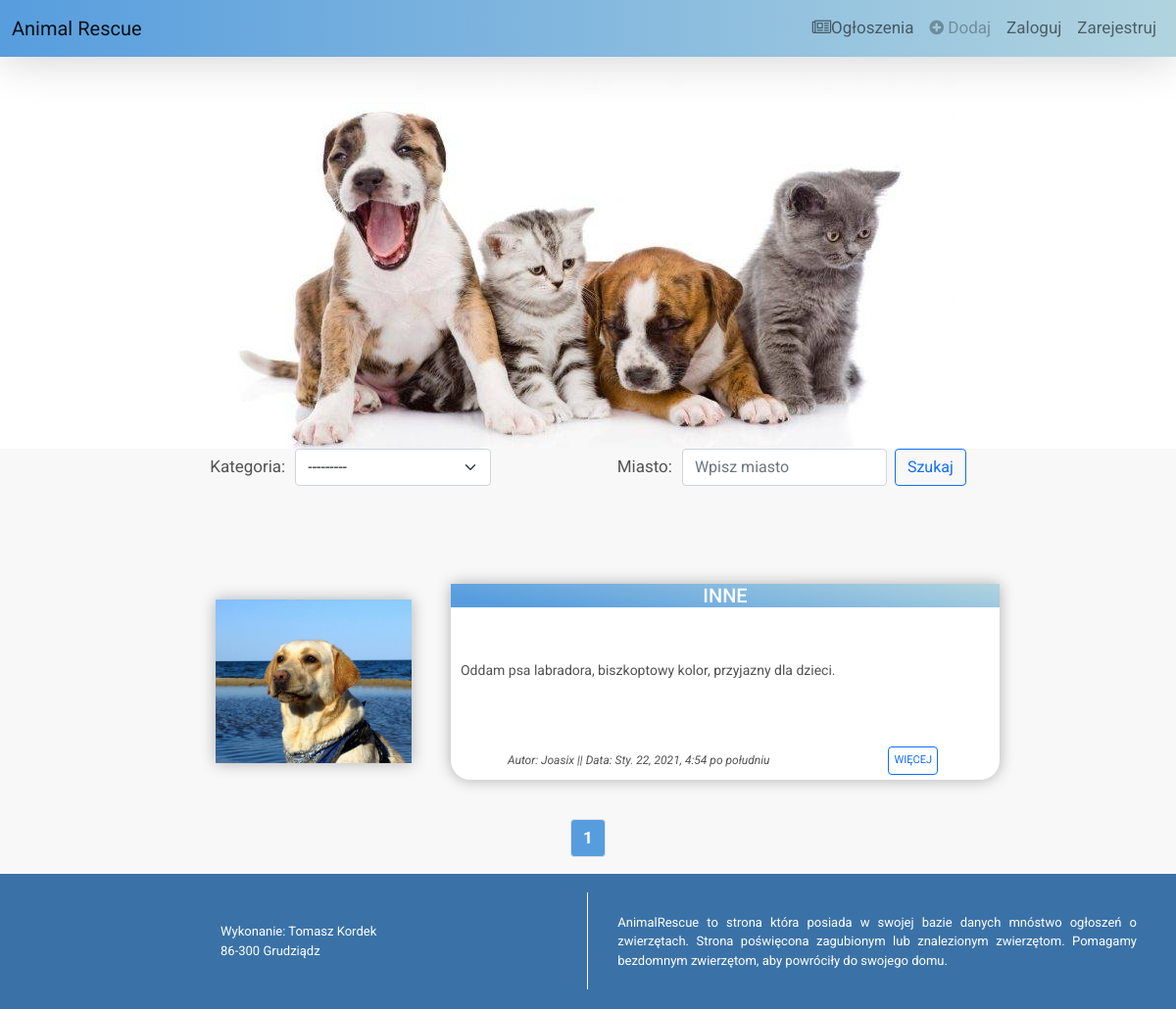
The app's page /current/other/ with its own data.
### index/models.py (models this page shows, shortened)
class ToDo(models.Model):
    Miasto = models.CharField(max_length=25, help_text='Podać miasto')
    Lokalizacja = models.CharField(max_length=50, blank=True, help_text='<b>* Pole niewymagane</b><br>Podać lokalizację(np. ulica)')
    Opis = models.TextField(help_text='Podaj dokładny opis') #jezeli nie chce to nie musi uzupelniac
    Zdjęcie = models.ImageField(upload_to='index/pictures', blank=True, help_text='<b>* Pole niewymagane</b><br>Wklej zdjęcie')
    created=models.DateTimeField(auto_now_add=True)
    user = models.ForeignKey(User, on_delete=models.CASCADE)
    Kategoria = models.CharField(max_length=15, choices=TITLE_CHOICES, help_text='Wybierz kategorie ogłoszenia')
    Kontakt = models.CharField(max_length=30, blank=True, help_text='<b>* Pole niewymagane</b><br>Numer kontaktowy, mail itp.')
    Akceptacja = models.CharField(max_length=15, choices=ACCEPT_CHOICES, blank=True)

### index/views.py (the view)
# urls.py: path('current/other/', views.currentsother, name='currentsother'),
def currentsother(request):
    TODOS = ToDo.objects.filter(Kategoria='INNE', Akceptacja='TAK').order_by('-created')
    paginator = Paginator(TODOS, 3)
    page = request.GET.get('page')
    TODOS = paginator.get_page(page)
    return render(request,'index/currentsother.html', {'TODOS':TODOS})

### index/templates/index/currentsother.html (shortened to what this page needs)
{% extends 'index/base_current.html' %}
{% load static %}

### index/templates/index/base_current.html (shortened to what this page needs)
{% load static %}
<!doctype html>
<html lang="en">
  <head>
    <link href="https://cdn.jsdelivr.net/npm/bootstrap@5.0.0-beta1/dist/css/bootstrap.min.css" rel="stylesheet">
    <link rel="stylesheet" href="https://cdnjs.cloudflare.com/ajax/libs/font-awesome/4.7.0/css/font-awesome.min.css">
    <link href="{% static 'css/style.css' %}" rel="stylesheet">
  </head>
<body>
<section id="top">
  <nav class="navbar navbar-expand-lg navbar-light">
    <div class="container-fluid">
      <a class="navbar-brand" href="{% url 'index' %}">Animal Rescue</a>
        <div class="collapse navbar-collapse justify-content-end" id="navbarNav">
          <ul class="navbar-nav">
            <li class="nav-item">
            <a class="nav-link" href="{% url 'currents' %}"><i class="fa fa-newspaper-o"></i>Ogłoszenia</a>
            </li>
            {% if user.is_authenticated %}
              <li class="nav-item">
              <a class="nav-link" href="{% url 'createtodo' %}" tabindex="-1" aria-disabled="true"><i class="fa fa-plus-circle"></i> Dodaj</a>
              </li>
              <li class="nav-item">
              <a class="nav-link" href="{% url 'UserTodo' %}"><i class="fa fa-user"></i> {{ user.username }}</a>
              </li>
              {% if user.is_superuser %}
                <li class="nav-item">
                <a class="nav-link" href="{% url 'adminsite' %}" style="color:red;"><i class="fa fa-unlock-alt"></i> Panel administracyjny</a>
                </li>
              {% endif %}
              <form action="{% url 'logoutuser' %}" method="POST">
              {% csrf_token %}
              <li class="nav-item">
              <button type="submit" class="btn btn-danger">Wyloguj</button>
              </li>
              </form>
            {% else %}
              <li class="nav-item">
              <a class="nav-link disabled" href="#" tabindex="-1" aria-disabled="true" alt="Zaloguj sie"><i class="fa fa-plus-circle"></i> Dodaj</a>
              </li>
              <li>
              <a class="nav-link" href="{%  url 'loginuser' %}">Zaloguj</a>
              </li>
              <li class="nav-item">
              <a class="nav-link" href="{% url 'signupuser' %}">Zarejestruj</a>
              </li>
            {% endif %}
          </ul>
        </div>
    </div>
  </nav>
<div id="logo">
</div>
</section>
<div class="topcurr">
  <div>
    Kategoria:
    <select select class="form-select" aria-label="Default select example" onchange="location = this.value;">
     <option>---------</option>
    </select>
    </div>
    <div>Miasto:
    <form class="d-flex" action= "{% url 'currents' %}">
            <input class="form-control me-2" type="search" placeholder="Wpisz miasto" aria-label="Search" name="search">
            <button class="btn btn-outline-primary" type="submit">Szukaj</button>
    </form>
    </div>
</div>
{% for ToDo in TODOS %}
<center>
<div class="card-currents mb-3">
  <div class="row g-0">
    <div class="col-md-4">
      {% if ToDo.Zdjęcie.url is not Null %}
      <a href="{{ ToDo.Zdjęcie.url }}"><img src="{{ ToDo.Zdjęcie.url }}"></a>
      {% else %}
      Brak zdjęcia
      {% endif %}
    </div>
    <div class="col-md-8">
      {% if ToDo.Kategoria == 'ZNALEZIONO' %}
      <div class="card-body-currents">
        <h5 class="card-title">ZNALEZIONO</h5>
        {% elif ToDo.Kategoria == 'SZUKAM' %}
        <div class="card-body-currents">
        <h5 class="card-title">POSZUKUJĘ</h5>
        {% elif ToDo.Kategoria == 'INNE' %}
        <div class="card-body-currents">
        <h5 class="card-title">INNE</h5>
        {% else %}
        <div class="card-body-currents-done">
        <h5 class="card-title-done">ZAKOŃCZONE</h5>
        {% endif %}
        <p class="card-text">{{ ToDo.Opis|truncatechars:250 }}</p>
        <div class="card-info">
          <i>Autor: {{ ToDo.user}} || Data: {{ ToDo.created }}</i>
          <a href="{% url 'detail' ToDo.id %}">
            {% ifequal ToDo.user|stringformat:"s" request.user.username %}
              <button type="button" class="btn btn-outline-primary">WIĘCEJ+EDYCJA</button>
            {% else %}
              <button type="button" class="btn btn-outline-primary">WIĘCEJ</button>
            {% endifequal %}
          </a>
        </div>
      </div>
    </div>
  </div>
</div>
</center>
{% endfor %}
<nav aria-label="Page navigation example">
  <ul class="pagination justify-content-center">
      {% for num in TODOS.paginator.page_range %}
        {% if TODOS.number == num %}
          <li class="page-item" ><a class="page-link" style="background-color:rgb(87, 157, 222); color:white;"  href="?page={{num}}"><b> {{ num }} </b></a></li>
        {% elif num > TODOS.number|add:'-3' and num < TODOS.number|add:'3' %}
          <li class="page-item"><a class="page-link" href="?page={{num}}">{{ num }}</a></li>
        {% endif %}
      {% endfor %}
  </ul>
</nav>
<footer>
  <div>Wykonanie: Tomasz Kordek<br/>
  86-300 Grudziądz</div>
  <div>AnimalRescue to strona która posiada w swojej bazie danych mnóstwo ogłoszeń o zwierzętach.
    Strona poświęcona zagubionym lub znalezionym zwierzętom.
    Pomagamy bezdomnym zwierzętom, aby powróciły do swojego domu.</div>
</footer>
</body>
</html>

### index/static/css/style.css (style rules this page uses)
html { height: 100%; }
body { margin: auto; background-color: rgb(248, 248, 248); color:rgb(83, 82, 83); width: 100%; min-height: 100%; display: flex; flex-direction: column; font-family: 'Roboto', sans-serif; font-size: 17px; }
#top .navbar { background-image: linear-gradient(to right, rgb(87, 157, 222) , rgb(177, 212, 223)); box-shadow: 0px 0px 50px 0px rgba(0,0,0,0.20); }
#logo { background-image: url("/static/img/bg.jpg"); background-repeat:no-repeat; background-position: center; background-size:auto; width: 100%; height: 400px; background-color: white; }
.card-title { color: rgb(87, 157, 222); }
.card-text { text-align: justify; }
.card-info { width: 100%; display: flex; justify-content: space-around; align-items: center; margin: 0; padding: 0; }
.card-info i { font-size: 12px; }
.card-info .btn { font-size: 11px; padding: 5px; margin: 5px; }
footer { position: sticky; margin-top:auto; width: 100%; min-height: 80px; background-color: rgb(58, 114, 167); color: white; display: flex; justify-content: space-around; align-items: center; padding: 10px; }
footer div { width: 100%; text-align: justify; display: flex; justify-content: center; align-items: center; font-size: 13px; padding: 30px; }
.form-select { width: 200px; margin-left: 10px; }
.form-control { margin-left: 10px; }
.topcurr { margin: 0 auto; width: 900px; display: flex; justify-content: space-around; }
.topcurr div { display: flex; align-items: center; }
footer div:nth-of-type(1) { border-right: 1px solid rgb(248, 248, 248); }
.card-currents { margin: 30px; width: 70%; }
.col-md-4 { min-height: 200px; display: flex; justify-content: center; align-items: center; }
.col-md-8 { background-color: white; height: 200px; box-shadow: 0px 0px 15px 0px rgba(0, 0, 0, 0.3); border-bottom-right-radius: 20px; border-bottom-left-radius: 20px; }
.col-md-4 img { max-height: 250px; width: 200px; box-shadow: 0px 0px 15px 0px rgba(0, 0, 0, 0.3); }
.row { display: flex; align-items: center; min-height: 200px; margin-bottom: 40px; margin-top: 100px; }
.card-text { font-size: 14px; padding: 10px; }
.card-body-currents { display: flex; flex-direction: column; justify-content: space-between; height: 200px; }
.card-body-currents h5 { background: linear-gradient(10deg, rgb(87, 157, 222) 10%, rgb(177, 212, 223)); color: white; }
input { display: flex; flex-direction: column; }

### records on screen
ToDo: Zdjęcie (picture), Kategoria "INNE", Opis "Oddam psa labradora, biszkoptowy kolor, przyjazny dla dzieci.", user "Joasix", created "Sty. 22, 2021, 4:54 po południu"

### other values on screen
{{ num }} "1"
